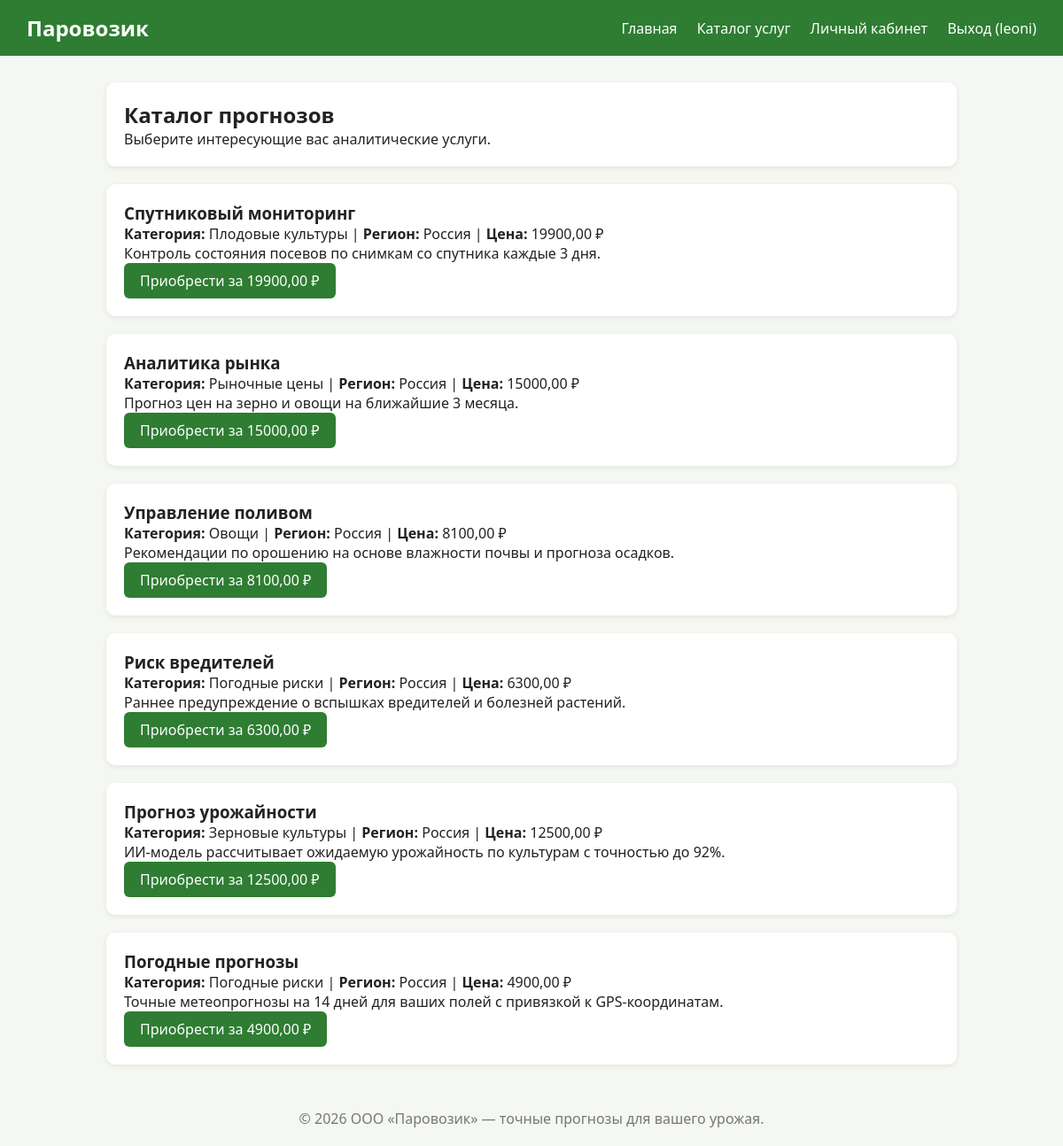
/catalog/ (signed in), run on the app's committed database.
### forecasts/models.py (models this page shows, shortened)
class Forecast(models.Model):
    CATEGORY_CHOICES = [
        ('grain', 'Зерновые культуры'),
        ('veg', 'Овощи'),
        ('fruit', 'Плодовые культуры'),
        ('weather', 'Погодные риски'),
        ('market', 'Рыночные цены'),
    ]
    title = models.CharField('Название прогноза', max_length=200)
    category = models.CharField('Категория', max_length=20, choices=CATEGORY_CHOICES)
    description = models.TextField('Описание')
    region = models.CharField('Регион', max_length=120, default='Россия')
    price = models.DecimalField('Цена, ₽', max_digits=10, decimal_places=2, default=0)
    file = models.FileField('Файл прогноза', upload_to='forecasts/', blank=True, null=True)
    chart_html = models.TextField(
        'HTML-прогноз с графиками',
        blank=True,
        default='',
        help_text='HTML-разметка с графиками, отображается в кабинете'
    )
    created_at = models.DateTimeField('Дата загрузки', auto_now_add=True)
    author = models.ForeignKey(User, on_delete=models.SET_NULL, null=True, verbose_name='Загрузил')
    class Meta:
        verbose_name = 'Прогноз'
        verbose_name_plural = 'Прогнозы'
        ordering = ['-created_at']

### forecasts/views.py (the view)
# urls.py: path('catalog/', views.catalog, name='catalog'),
@login_required
def catalog(request):
    owned_ids = Purchase.objects.filter(user=request.user).values_list('forecast_id', flat=True)
    forecasts = Forecast.objects.all()
    return render(request, 'forecasts/catalog.html', {'forecasts': forecasts,'owned_ids': set(owned_ids),})

### forecasts/templates/forecasts/catalog.html
{% extends 'base.html' %}
{% block content %}
<div class="card">
    <h2>Каталог прогнозов</h2>
    <p>Выберите интересующие вас аналитические услуги.</p>
</div>
{% for f in forecasts %}
<div class="card">
    <h3>{{ f.title }}</h3>
    <p><strong>Категория:</strong> {{ f.get_category_display }} |
       <strong>Регион:</strong> {{ f.region }} |
       <strong>Цена:</strong> {{ f.price }} ₽</p>
    <p>{{ f.description|truncatewords:25 }}</p>
    {% if f.pk in owned_ids %}
        <a class="btn" href="{% url 'forecast_detail' f.pk %}">Уже приобретено — открыть</a>
    {% else %}
        <a class="btn" href="{% url 'buy_forecast' f.pk %}">Приобрести за {{ f.price }} ₽</a>
    {% endif %}
</div>
{% empty %}
<div class="card"><p>Прогнозы пока не загружены.</p></div>
{% endfor %}
{% endblock %}

### forecasts/templates/base.html (shortened to what this page needs)
<!DOCTYPE html>
<html lang="ru">
<head>
</head>
<body>
<header>
    <div class="logo">Паровозик</div>
    <nav>
        <a href="{% url 'home' %}">Главная</a>
        {% if user.is_authenticated %}
            <a href="{% url 'catalog' %}">Каталог услуг</a>
            <a href="{% url 'dashboard' %}">Личный кабинет</a>
            <a href="{% url 'logout' %}">Выход ({{ user.username }})</a>
        {% else %}
            <a href="{% url 'login' %}">Вход</a>
            <a href="{% url 'register' %}">Регистрация</a>
        {% endif %}
    </nav>
</header>
<div class="container">
    {% block content %}{% endblock %}
</div>
<footer>© 2026 ООО «Паровозик» — точные прогнозы для вашего урожая.</footer>
</body>
</html>

### forecasts/templates/base.html (style rules this page uses)
* { box-sizing: border-box; margin: 0; padding: 0; }
body { font-family: 'Segoe UI', sans-serif; background: #f4f7f2; color: #222; }
header { background: #2e7d32; color: #fff; padding: 15px 30px; display: flex; justify-content: space-between; align-items: center; }
header .logo { font-size: 1.5em; font-weight: bold; }
nav a { color: #fff; margin-left: 18px; text-decoration: none; }
.container { max-width: 1000px; margin: 30px auto; padding: 0 20px; }
.card { background: #fff; border-radius: 10px; padding: 20px; margin-bottom: 20px; box-shadow: 0 2px 6px rgba(0,0,0,.08); }
.btn { display: inline-block; background: #2e7d32; color: #fff; padding: 9px 18px; border: none; border-radius: 6px; cursor: pointer; text-decoration: none; }
footer { text-align: center; padding: 20px; color: #777; }

### data on the page
Forecast: title "Спутниковый мониторинг", category "Плодовые культуры", region "Россия", price "19900,00", description "Контроль состояния посевов по снимкам со спутника каждые 3 дня."
Forecast: title "Аналитика рынка", category "Рыночные цены", region "Россия", price "15000,00", description "Прогноз цен на зерно и овощи на ближайшие 3 месяца."
Forecast: title "Управление поливом", category "Овощи", region "Россия", price "8100,00", description "Рекомендации по орошению на основе влажности почвы и прогноза осадков."
Forecast: title "Риск вредителей", category "Погодные риски", region "Россия", price "6300,00", description "Раннее предупреждение о вспышках вредителей и болезней растений."
Forecast: title "Прогноз урожайности", category "Зерновые культуры", region "Россия", price "12500,00", description "ИИ-модель рассчитывает ожидаемую урожайность по культурам с точностью до 92%."
Forecast: title "Погодные прогнозы", category "Погодные риски", region "Россия", price "4900,00", description "Точные метеопрогнозы на 14 дней для ваших полей с привязкой к GPS-координатам."

### other printed values
{{ user.username }} "leoni"
